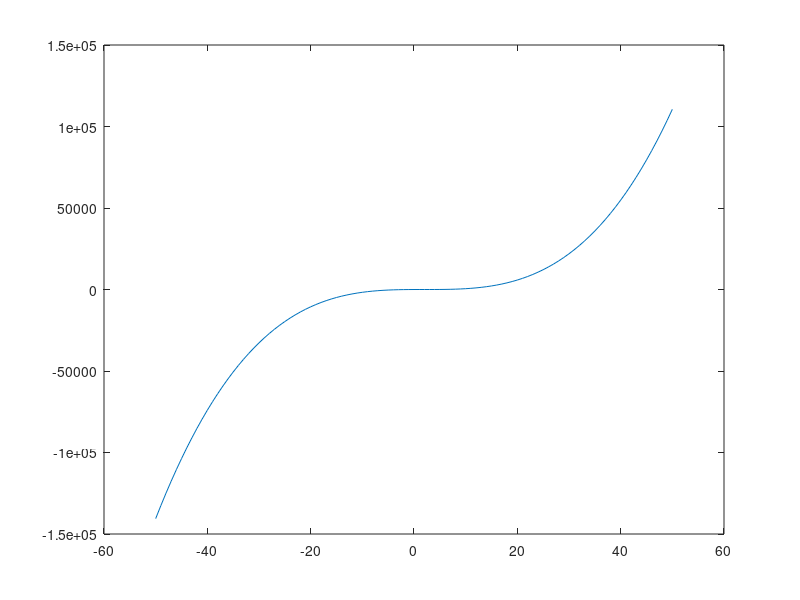

This figure's MATLAB source:
% Ocatve Script
% Title                :Funciones algebraicas (polinomios y racionales)
% Description          :Script para identificar funciones algebraicas 
% Author               :Patricia Zaragoza Palma
% Date                 :20211118
% Version              :1
% Usege                :octave>cd /path/
%                      :octave>Funcionesalgebraicas
%                      :Requiere aplicacion octave, usar su linea de comandos 
% Notes                :Poder identificar el tipo de funcion algebraica mediante graficas y definir si es de tipo polinomial o racional
%                      :usar comandos 

disp('polinomica')
disp('x= 1')
disp('x= 2')
disp('x= 3')

clear
% Dominio de la Funcion 
x= -50:1:50
% Reglas de correspondencia (Funcion)
y= x.^3- 6*x.^2 + 11*x -6
% Plotear funcion 
plot(x, y);